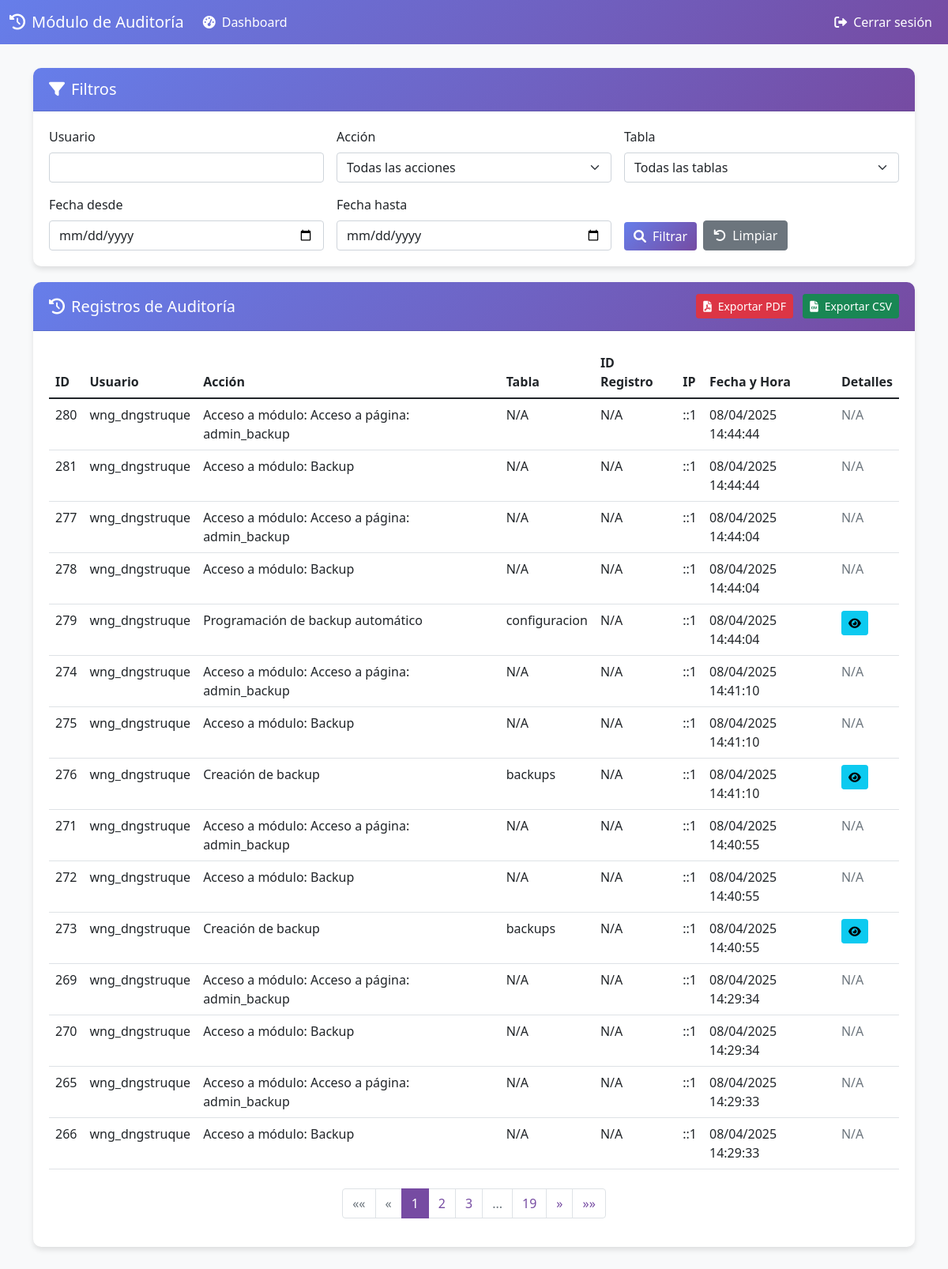
Page /admin_auditoria.php (signed in) on the earlier database version.
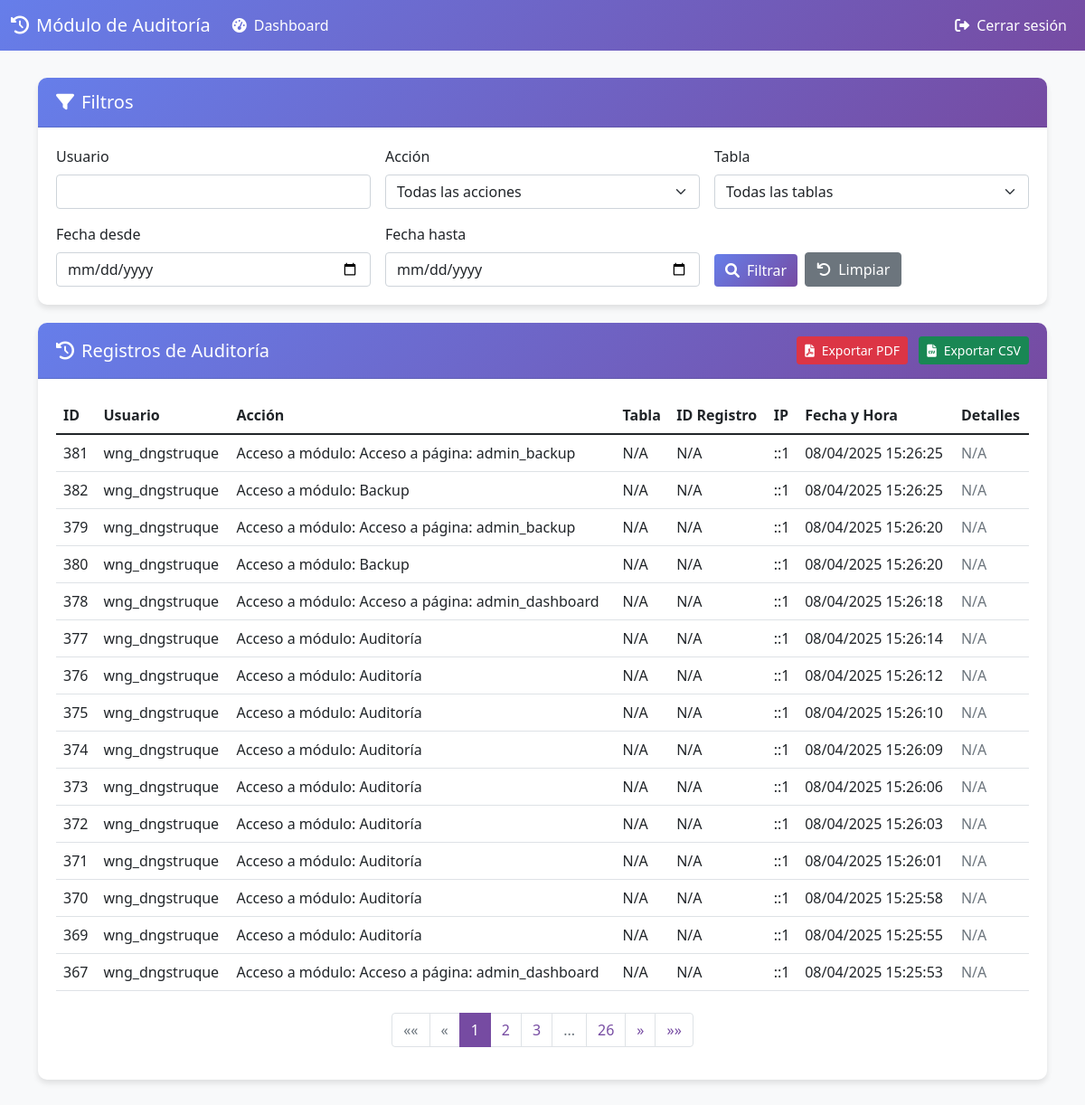
Same page on the later database version.
### tables this page shows
CREATE TABLE `auditoria` (
  `id_auditoria` int(11) NOT NULL AUTO_INCREMENT,
  `id_usuario` int(11) NOT NULL,
  `accion` varchar(255) NOT NULL,
  `tabla` varchar(100) DEFAULT NULL,
  `id_registro` int(11) DEFAULT NULL,
  `detalles` text DEFAULT NULL,
  `ip_usuario` varchar(45) NOT NULL,
  `fecha_hora` datetime NOT NULL DEFAULT current_timestamp(),
  PRIMARY KEY (`id_auditoria`),
  KEY `id_usuario` (`id_usuario`),
  CONSTRAINT `auditoria_ibfk_1` FOREIGN KEY (`id_usuario`) REFERENCES `usuarios` (`id_usuario`)
);

CREATE TABLE `usuarios` (
  `id_usuario` int(11) NOT NULL AUTO_INCREMENT,
  `username` varchar(50) NOT NULL,
  `password` varchar(255) NOT NULL,
  `email` varchar(100) NOT NULL,
  `created_at` timestamp NOT NULL DEFAULT current_timestamp(),
  `nombre` varchar(100) DEFAULT NULL,
  `apellido` varchar(100) DEFAULT NULL,
  `telefono` varchar(20) DEFAULT NULL,
  `area` varchar(100) DEFAULT NULL,
  `rol` enum('usuario','administrador') DEFAULT 'usuario',
  `tamanio_texto` enum('pequeno','normal','grande') DEFAULT 'normal',
  `tema` enum('claro','oscuro') DEFAULT 'claro',
  `idioma` char(2) DEFAULT 'es',
  PRIMARY KEY (`id_usuario`),
  UNIQUE KEY `username` (`username`),
  UNIQUE KEY `email` (`email`)
);

### admin_auditoria.php (the view, shortened to what the changed rows need)
<?php
require_once "includes/config.php";
$registros_por_pagina = 15;
$pagina_actual = isset($_GET['pagina']) ? (int) $_GET['pagina'] : 1;
$inicio = ($pagina_actual - 1) * $registros_por_pagina;
$filtro_usuario = isset($_GET['usuario']) ? $_GET['usuario'] : '';
$filtro_accion = isset($_GET['accion']) ? $_GET['accion'] : '';
$filtro_tabla = isset($_GET['tabla']) ? $_GET['tabla'] : '';
$filtro_fecha_desde = isset($_GET['fecha_desde']) ? $_GET['fecha_desde'] : '';
$filtro_fecha_hasta = isset($_GET['fecha_hasta']) ? $_GET['fecha_hasta'] : '';
$sql_where = "WHERE 1=1";
$params = [];
$types = "";
$sql_count = "SELECT COUNT(*) as total FROM auditoria a
              JOIN usuarios u ON a.id_usuario = u.id_usuario
              $sql_where";
$stmt_count = mysqli_prepare($link, $sql_count);
mysqli_stmt_execute($stmt_count);
$result_count = mysqli_stmt_get_result($stmt_count);
$row_count = mysqli_fetch_assoc($result_count);
$total_registros = $row_count['total'];
$total_paginas = ceil($total_registros / $registros_por_pagina);
$sql = "SELECT a.*, u.username
        FROM auditoria a
        JOIN usuarios u ON a.id_usuario = u.id_usuario
        $sql_where
        ORDER BY a.fecha_hora DESC
        LIMIT ?, ?";
$stmt = mysqli_prepare($link, $sql);
$params[] = $inicio;
$params[] = $registros_por_pagina;
$types .= "ii";
mysqli_stmt_bind_param($stmt, $types, ...$params);
mysqli_stmt_execute($stmt);
$result = mysqli_stmt_get_result($stmt);
?>
<!DOCTYPE html>
<html lang="es">
<head>
    <link href="https://cdn.jsdelivr.net/npm/bootstrap@5.1.3/dist/css/bootstrap.min.css" rel="stylesheet">
    <link rel="stylesheet" href="https://cdnjs.cloudflare.com/ajax/libs/font-awesome/6.0.0-beta3/css/all.min.css">
</head>
<body>
    <div class="container">
        <div class="card">
            <div class="card-body">
                <div class="table-responsive">
                    <table class="table table-hover">
                        <thead>
                            <tr>
                                <th>ID</th>
                                <th>Usuario</th>
                                <th>Acción</th>
                                <th>Tabla</th>
                                <th>ID Registro</th>
                                <th>IP</th>
                                <th>Fecha y Hora</th>
                                <th>Detalles</th>
                            </tr>
                        </thead>
                        <tbody>
                            <?php if (mysqli_num_rows($result) > 0): ?>
                                <?php while ($row = mysqli_fetch_assoc($result)): ?>
                                    <tr>
                                        <td><?php echo htmlspecialchars($row['id_auditoria']); ?></td>
                                        <td><?php echo htmlspecialchars($row['username']); ?></td>
                                        <td><?php echo htmlspecialchars($row['accion']); ?></td>
                                        <td><?php echo htmlspecialchars($row['tabla'] ?? 'N/A'); ?></td>
                                        <td><?php echo htmlspecialchars($row['id_registro'] ?? 'N/A'); ?></td>
                                        <td><?php echo htmlspecialchars($row['ip_usuario']); ?></td>
                                        <td><?php echo htmlspecialchars(date('d/m/Y H:i:s', strtotime($row['fecha_hora']))); ?>
                                        </td>
                                        <td>
                                            <?php if (!empty($row['detalles'])): ?>
                                                <button type="button" class="btn btn-sm btn-info" data-bs-toggle="modal"
                                                    data-bs-target="#detallesModal<?php echo $row['id_auditoria']; ?>">
                                                    <i class="fas fa-eye"></i>
                                                </button>
                                            <?php else: ?>
                                                <span class="text-muted">N/A</span>
                                            <?php endif; ?>
                                        </td>
                                    </tr>
                                <?php endwhile; ?>
                            <?php else: ?>
                                <tr>
                                    <td colspan="8" class="text-center">No hay registros de auditoría</td>
                                </tr>
                            <?php endif; ?>
                        </tbody>
                    </table>
                </div>
                <?php if ($total_paginas > 1): ?>
                    <div class="d-flex justify-content-center mt-4">
                        <nav aria-label="Navegación de páginas">
                            <ul class="pagination">
                                <?php
                                $rango = 2;
                                $inicio_rango = max(1, $pagina_actual - $rango);
                                $fin_rango = min($total_paginas, $pagina_actual + $rango);
                                for ($i = $inicio_rango; $i <= $fin_rango; $i++) {
                                    echo '<li class="page-item ' . (($i == $pagina_actual) ? 'active' : '') . '"><a class="page-link" href="' . htmlspecialchars($_SERVER["PHP_SELF"]) . '?pagina=' . $i . '&usuario=' . urlencode($filtro_usuario) . '&accion=' . urlencode($filtro_accion) . '&tabla=' . urlencode($filtro_tabla) . '&fecha_desde=' . urlencode($filtro_fecha_desde) . '&fecha_hasta=' . urlencode($filtro_fecha_hasta) . '">' . $i . '</a></li>';
                                }
                                if ($fin_rango < $total_paginas) {
                                    if ($fin_rango < $total_paginas - 1) {
                                        echo '<li class="page-item disabled"><a class="page-link" href="#">...</a></li>';
                                    }
                                    echo '<li class="page-item"><a class="page-link" href="' . htmlspecialchars($_SERVER["PHP_SELF"]) . '?pagina=' . $total_paginas . '&usuario=' . urlencode($filtro_usuario) . '&accion=' . urlencode($filtro_accion) . '&tabla=' . urlencode($filtro_tabla) . '&fecha_desde=' . urlencode($filtro_fecha_desde) . '&fecha_hasta=' . urlencode($filtro_fecha_hasta) . '">' . $total_paginas . '</a></li>';
                                }
                                ?>
                            </ul>
                        </nav>
                    </div>
                <?php endif; ?>
            </div>
        </div>
    </div>
</body>
</html>

Differences in the rows shown:
no longer on this page (row edited): auditoria: id_auditoria "280", id_usuario.username "wng_dngstruque", accion "Acceso a módulo: Acceso a página: admin_backup", tabla "N/A", id_registro "N/A", ip_usuario "::1", fecha_hora "08/04/2025 14:44:44"
no longer on this page (row edited): auditoria: id_auditoria "281", id_usuario.username "wng_dngstruque", accion "Acceso a módulo: Backup", tabla "N/A", id_registro "N/A", ip_usuario "::1", fecha_hora "08/04/2025 14:44:44"
no longer on this page (row edited): auditoria: id_auditoria "277", id_usuario.username "wng_dngstruque", accion "Acceso a módulo: Acceso a página: admin_backup", tabla "N/A", id_registro "N/A", ip_usuario "::1", fecha_hora "08/04/2025 14:44:04"
no longer on this page (row edited): auditoria: id_auditoria "278", id_usuario.username "wng_dngstruque", accion "Acceso a módulo: Backup", tabla "N/A", id_registro "N/A", ip_usuario "::1", fecha_hora "08/04/2025 14:44:04"
no longer on this page (row edited): auditoria: id_auditoria "279", id_usuario.username "wng_dngstruque", accion "Programación de backup automático", tabla "configuracion", id_registro "N/A", ip_usuario "::1", fecha_hora "08/04/2025 14:44:04"
no longer on this page (row unchanged): auditoria: id_auditoria "274", id_usuario.username "wng_dngstruque", accion "Acceso a módulo: Acceso a página: admin_backup", tabla "N/A", id_registro "N/A", ip_usuario "::1", fecha_hora "08/04/2025 14:41:10"
no longer on this page (row unchanged): auditoria: id_auditoria "275", id_usuario.username "wng_dngstruque", accion "Acceso a módulo: Backup", tabla "N/A", id_registro "N/A", ip_usuario "::1", fecha_hora "08/04/2025 14:41:10"
no longer on this page (row edited): auditoria: id_auditoria "276", id_usuario.username "wng_dngstruque", accion "Creación de backup", tabla "backups", id_registro "N/A", ip_usuario "::1", fecha_hora "08/04/2025 14:41:10"
no longer on this page (row unchanged): auditoria: id_auditoria "271", id_usuario.username "wng_dngstruque", accion "Acceso a módulo: Acceso a página: admin_backup", tabla "N/A", id_registro "N/A", ip_usuario "::1", fecha_hora "08/04/2025 14:40:55"
no longer on this page (row unchanged): auditoria: id_auditoria "272", id_usuario.username "wng_dngstruque", accion "Acceso a módulo: Backup", tabla "N/A", id_registro "N/A", ip_usuario "::1", fecha_hora "08/04/2025 14:40:55"
no longer on this page (row unchanged): auditoria: id_auditoria "273", id_usuario.username "wng_dngstruque", accion "Creación de backup", tabla "backups", id_registro "N/A", ip_usuario "::1", fecha_hora "08/04/2025 14:40:55"
no longer on this page (row unchanged): auditoria: id_auditoria "269", id_usuario.username "wng_dngstruque", accion "Acceso a módulo: Acceso a página: admin_backup", tabla "N/A", id_registro "N/A", ip_usuario "::1", fecha_hora "08/04/2025 14:29:34"
no longer on this page (row unchanged): auditoria: id_auditoria "270", id_usuario.username "wng_dngstruque", accion "Acceso a módulo: Backup", tabla "N/A", id_registro "N/A", ip_usuario "::1", fecha_hora "08/04/2025 14:29:34"
no longer on this page (row unchanged): auditoria: id_auditoria "265", id_usuario.username "wng_dngstruque", accion "Acceso a módulo: Acceso a página: admin_backup", tabla "N/A", id_registro "N/A", ip_usuario "::1", fecha_hora "08/04/2025 14:29:33"
no longer on this page (row unchanged): auditoria: id_auditoria "266", id_usuario.username "wng_dngstruque", accion "Acceso a módulo: Backup", tabla "N/A", id_registro "N/A", ip_usuario "::1", fecha_hora "08/04/2025 14:29:33"
added auditoria: id_auditoria "381", id_usuario.username "wng_dngstruque", accion "Acceso a módulo: Acceso a página: admin_backup", tabla "N/A", id_registro "N/A", ip_usuario "::1", fecha_hora "08/04/2025 15:26:25"
added auditoria: id_auditoria "382", id_usuario.username "wng_dngstruque", accion "Acceso a módulo: Backup", tabla "N/A", id_registro "N/A", ip_usuario "::1", fecha_hora "08/04/2025 15:26:25"
added auditoria: id_auditoria "379", id_usuario.username "wng_dngstruque", accion "Acceso a módulo: Acceso a página: admin_backup", tabla "N/A", id_registro "N/A", ip_usuario "::1", fecha_hora "08/04/2025 15:26:20"
added auditoria: id_auditoria "380", id_usuario.username "wng_dngstruque", accion "Acceso a módulo: Backup", tabla "N/A", id_registro "N/A", ip_usuario "::1", fecha_hora "08/04/2025 15:26:20"
added auditoria: id_auditoria "378", id_usuario.username "wng_dngstruque", accion "Acceso a módulo: Acceso a página: admin_dashboard", tabla "N/A", id_registro "N/A", ip_usuario "::1", fecha_hora "08/04/2025 15:26:18"
added auditoria: id_auditoria "377", id_usuario.username "wng_dngstruque", accion "Acceso a módulo: Auditoría", tabla "N/A", id_registro "N/A", ip_usuario "::1", fecha_hora "08/04/2025 15:26:14"
added auditoria: id_auditoria "376", id_usuario.username "wng_dngstruque", accion "Acceso a módulo: Auditoría", tabla "N/A", id_registro "N/A", ip_usuario "::1", fecha_hora "08/04/2025 15:26:12"
added auditoria: id_auditoria "375", id_usuario.username "wng_dngstruque", accion "Acceso a módulo: Auditoría", tabla "N/A", id_registro "N/A", ip_usuario "::1", fecha_hora "08/04/2025 15:26:10"
added auditoria: id_auditoria "374", id_usuario.username "wng_dngstruque", accion "Acceso a módulo: Auditoría", tabla "N/A", id_registro "N/A", ip_usuario "::1", fecha_hora "08/04/2025 15:26:09"
added auditoria: id_auditoria "373", id_usuario.username "wng_dngstruque", accion "Acceso a módulo: Auditoría", tabla "N/A", id_registro "N/A", ip_usuario "::1", fecha_hora "08/04/2025 15:26:06"
added auditoria: id_auditoria "372", id_usuario.username "wng_dngstruque", accion "Acceso a módulo: Auditoría", tabla "N/A", id_registro "N/A", ip_usuario "::1", fecha_hora "08/04/2025 15:26:03"
added auditoria: id_auditoria "371", id_usuario.username "wng_dngstruque", accion "Acceso a módulo: Auditoría", tabla "N/A", id_registro "N/A", ip_usuario "::1", fecha_hora "08/04/2025 15:26:01"
added auditoria: id_auditoria "370", id_usuario.username "wng_dngstruque", accion "Acceso a módulo: Auditoría", tabla "N/A", id_registro "N/A", ip_usuario "::1", fecha_hora "08/04/2025 15:25:58"
added auditoria: id_auditoria "369", id_usuario.username "wng_dngstruque", accion "Acceso a módulo: Auditoría", tabla "N/A", id_registro "N/A", ip_usuario "::1", fecha_hora "08/04/2025 15:25:55"
added auditoria: id_auditoria "367", id_usuario.username "wng_dngstruque", accion "Acceso a módulo: Acceso a página: admin_dashboard", tabla "N/A", id_registro "N/A", ip_usuario "::1", fecha_hora "08/04/2025 15:25:53"
Other differences:
$total_paginas: "19" → "26"
